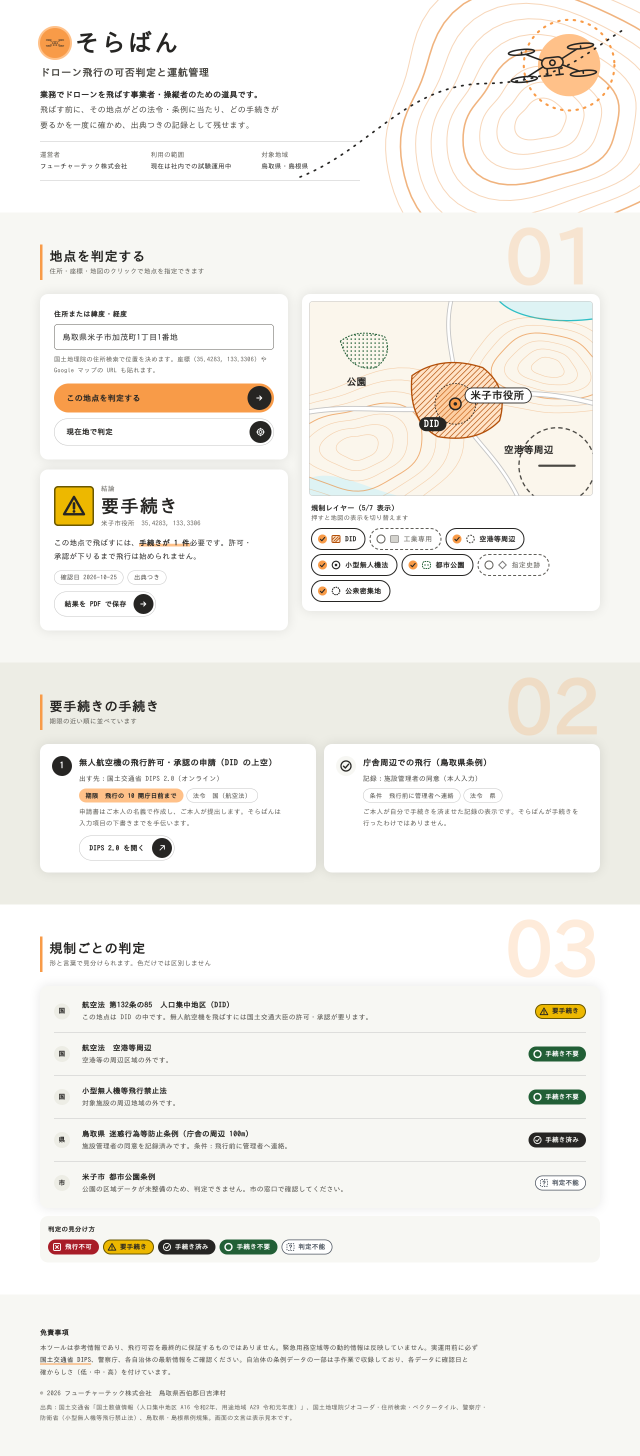
#> input picture docs/design/warm-compare/a-pc.png, 2560 x 5824 px (shown at 1/4 size); its folder holds only this picture in this run
$ python compose.py
#> lines starting #> are read from the running program, lines starting #| are printed output that depends on the picture
# 3 案を 1 枚に並べる（python3 docs/design/warm-compare/src/compose.py）。PC は全体、スマホは最初の 1300px 分。
from PIL import Image, ImageDraw, ImageFont
import os
d=os.path.join(os.path.dirname(__file__),'..')
F=lambda n:ImageFont.truetype('/usr/share/fonts/opentype/ipafont-gothic/ipag.ttf',n)
names={'a':('A  角を少しだけ丸める','角丸 16/8/4 とピル。FINESYSTEM に最も近い'),
       'b':('B  手触りのある紙','紙の質感・手描きの線・傾いたスタンプ'),
       'c':('C  空と地図の絵本','等高線の丘と雲。ティールと淡い水色を差す')}
PW=640; MW=390; GAP=40; PAD=48
cols=[]
for k in 'abc':
    pc=Image.open(f'{d}/{k}-pc.png'); pc=pc.resize((PW,int(pc.height*PW/pc.width)),Image.LANCZOS)
#> further down, pc is the input picture: PIL image 2560x5824 RGB; mean R, G, B 243.6, 241.7, 237
#> after `pc = pc.resize((PW, int(pc.height * PW / pc.width)), Image.LANCZOS)`:
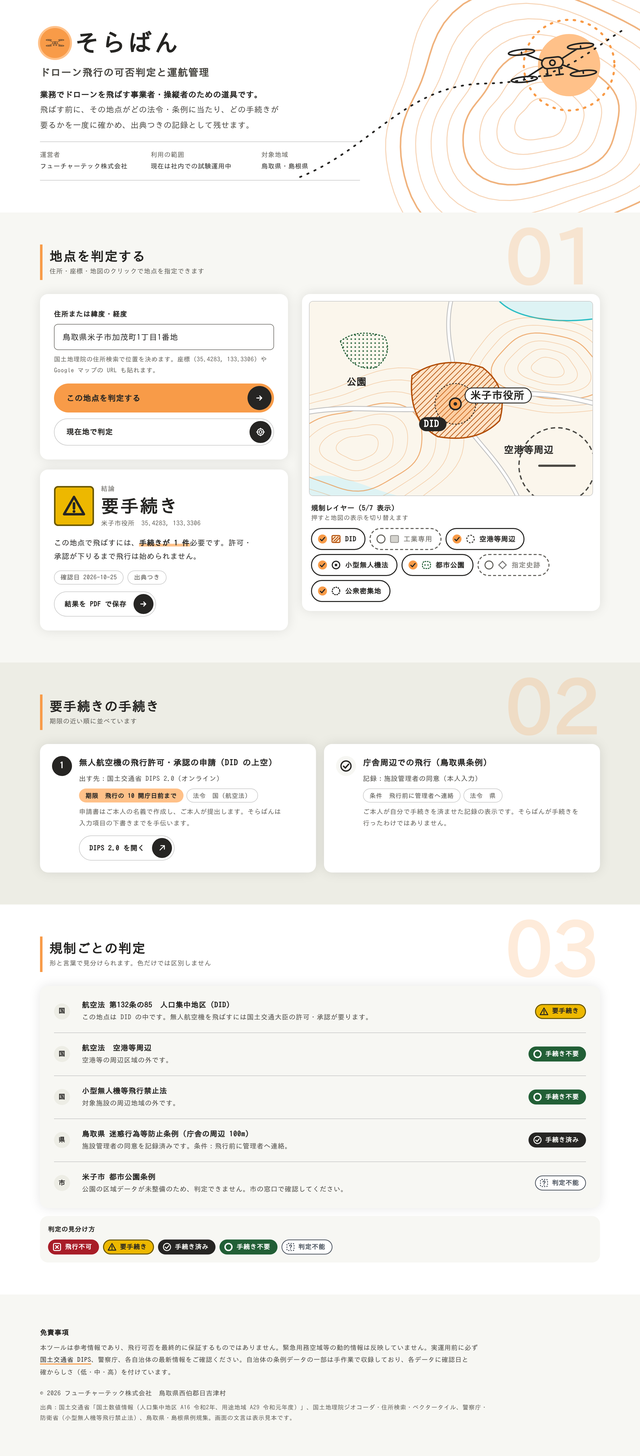
#> pc: PIL image 640x1456 RGB; mean R, G, B 243.3, 241.5, 236.7
#> (the run stopped early here; a loop or call above may not have finished)
